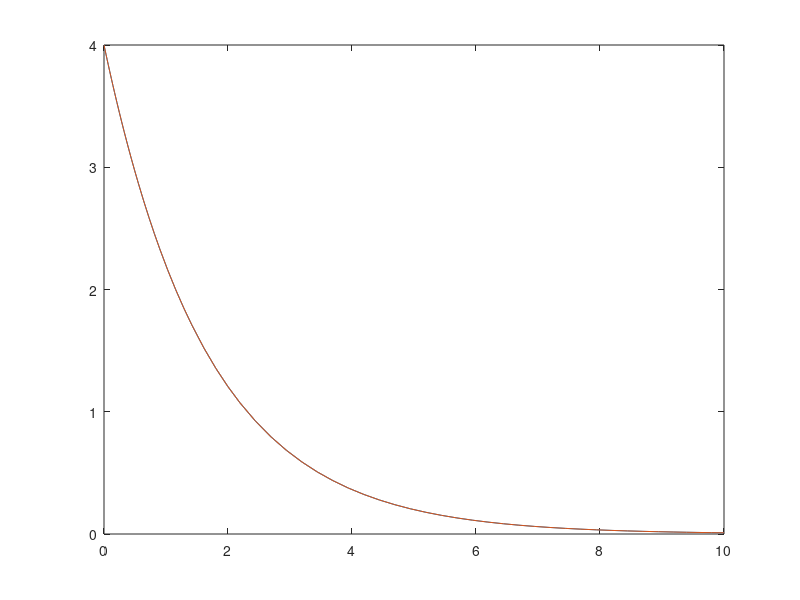

MATLAB code for this plot: (Note: this script raises an error after producing the figure.)
x0 = 4;
k = 3/5;
[t,x]=ode45(@(t,x)-k*x,[0 10],x0);
plot(t,x)
%figure;
%A = dsolve('Dx=-k*x','x(0)=4','k=3/5');
y = 4*exp(-k*t);
hold;
plot(t,y)
mean_square_error = mse(y-x)